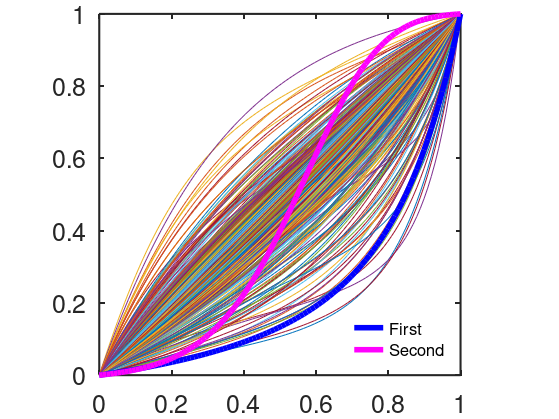

The MATLAB script that drew this image: (Note: this script raises an error after producing the figure.)

% Resample for time warping functions

clear all; close all;
addpath('supplement\');
%%%%%%%%%%%%%%%%%%%%%%%%%%%%%%%%%%%%%%%%%%%%%%%%%%%%%%%%%%%%%%%%%%%%%%%%%%%%%%%%%%%%%%%%%%%%%%%%%%%%%%%%%%%
%%% Step 1: Random 500 warping functions 
%%%%%%%%%%%%%%%%%%%%%%%%%%%%%%%%%%%%%%%%%%%%%%%%%%%%%%%%%%%%%%%%%%%%%%%%%%%%%%%%%%%%%%%%%%%%%%%%%%%%%%%%%%%
lsize = 16; % Label fontsize
nsize = 18; % Axis fontsize
d = 100;
t = linspace(0,1,d);
time_diff = mean(diff(t));
N = 500; % total number of simulated warping functions


rng(6677);
a = exprnd(1/3,[N,1]);
b = chi2rnd(3,[N,1]);
c = gamrnd(0.5,2,[N,1]);
d2 = exprnd(1/3,[N,1]);

for i =1:N
    r1(i,:) = (exp(a(i)*t)-1)/(exp(a(i))-1);
    r2(i,:) = (exp(b(i)*t)-1)/(exp(b(i))-1); 
    temp(i,:) = (exp(-c(i)*t)-1)/(exp(-c(i))-1);
    r3(i,:) = (exp(d2(i)*temp(i,:))-1)/(exp(d2(i))-1); 
    e = rand(2,1); e1 = e(1); e2 = max(e(2)-e(1),0); e3 = 1-e1-e2;
    r(i,:) = e1*r1(i,:)+e2*r2(i,:)+e3*r3(i,:);
    repo_e(i,:) = [e1,e2,e3];
end
figure(1); clf; % plot the simulated warping functions
h = plot(t,r);
axis equal;
ylim([0,1]);
xlim([0,1]);
set(gca, 'Fontsize', nsize,'linewidth', 1.5)
set(gcf,'paperpositionmode','auto');
set(gcf,'windowstyle','normal');
set(gca,'LooseInset',max(get(gca,'TightInset'), 0.02))
set(gca,'fontweight','normal')
opts.Colors     = get(groot,'defaultAxesColorOrder');
opts.saveFolder = 'img/';
opts.width      = 12;
opts.height     = 10;
opts.fontType   = 'Times';
xticks([0 0.2 0.4 0.6 0.8 1]);

%%%%%%%%%%%%%%%%%%%%%%%%%%%%%%%%%%%%%%%%%%%%%%%%%%%%%%%%%%%%%%%%%%%%%%%%%%%%%%%%%%%%%%%%%%%%%%%%%%%%%%%%%%%
%%% Step 2: Project warping function into H(0,1) space
%%%%%%%%%%%%%%%%%%%%%%%%%%%%%%%%%%%%%%%%%%%%%%%%%%%%%%%%%%%%%%%%%%%%%%%%%%%%%%%%%%%%%%%%%%%%%%%%%%%%%%%%%%%
% 1). transform to PDF space
for i = 1: N
     q(i,:) = repo_e(i,1)*(exp(a(i)*t)*a(i))/(exp(a(i))-1)+repo_e(i,2)*(exp(b(i)*t)*b(i))/(exp(b(i))-1)+repo_e(i,3)*(exp(d2(i)*temp(i,:))*d2(i))/(exp(d2(i))-1).*(exp(-c(i)*t)*(-c(i)))/(exp(-c(i))-1);  
end

% 2). transform to H(0,1) space
for i = 1:N
    v(i,:) = log(q(i,:))-trapz(t, log(q(i,:)));
end

% figure(2); clf; % plot the clr transformed warping functions
% plot(t,v);
% pbaspect([1 1 1]);
% set(gca, 'Fontsize', nsize,'linewidth', 1.5)
% set(gcf,'paperpositionmode','auto');
% set(gcf,'windowstyle','normal');
% set(gca,'LooseInset',max(get(gca,'TightInset'), 0.02))
% set(gca,'fontweight','normal')
% opts.Colors     = get(groot,'defaultAxesColorOrder');
% opts.saveFolder = 'img/';
% opts.width      = 12;
% opts.height     = 10;
% opts.fontType   = 'Times';
% xticks([0 0.2 0.4 0.6 0.8 1]);

%%%%%%%%%%%%%%%%%%%%%%%%%%%%%%%%%%%%%%%%%%%%%%%%%%%%%%%%%%%%%%%%%%%%%%%%%%%%%%%%%%%%%%%%%%%%%%%%%%%%%%%%%%%
%%% Step 3: fPCA
%%%%%%%%%%%%%%%%%%%%%%%%%%%%%%%%%%%%%%%%%%%%%%%%%%%%%%%%%%%%%%%%%%%%%%%%%%%%%%%%%%%%%%%%%%%%%%%%%%%%%%%%%%%
mu = mean(v);
C = cov(v);
[U, S, V] = svd(C);
S = S*time_diff;

dn =5;
for j = 1:dn
    U1(j,:) = U(:,j);
    U1(j,:) = U1(j,:)/sqrt(trapz(t, U1(j,:).^2)); 
end

U1_phi = exp(U1(1,:))./(trapz(t,exp(U1(1,:))));
U1_w = cumsum(U1_phi,2)./sum(U1_phi,2);
U1_w = normalize(U1_w,'range');
U2_phi = exp(U1(2,:))./(trapz(t,exp(U1(2,:))));
U2_w= cumsum(U2_phi,2)./sum(U2_phi,2);
U2_w = normalize(U2_w,'range');

figure(1); %plot the first and second pc
hold on;
FIG(1)=plot(t,U1_w, 'b', 'linewidth', 4);
FIG(2)=plot(t,U2_w, 'm', 'linewidth', 4);
legend(FIG([1 2]),{'First','Second'},'location','Southeast','FontSize',12,'Box','off');

%use pca for reconstruction get the coeff hist 
coeff1 = trapz(t, (v-mu).*U1(1,:),2);
coeff2 = trapz(t, (v-mu).*U1(2,:),2);

figure (4); clf;
h = histogram(coeff1,20);
h(1).FaceColor = [0 .5 .5];
pbaspect([1 1 1]);
set(gca, 'Fontsize', nsize,'linewidth', 1.5)
set(gcf,'paperpositionmode','auto');
set(gcf,'windowstyle','normal');
set(gca,'LooseInset',max(get(gca,'TightInset'), 0.02))
set(gca,'fontweight','normal')
opts.Colors     = get(groot,'defaultAxesColorOrder');
opts.saveFolder = 'img/';
opts.width      = 12;
opts.height     = 10;
opts.fontType   = 'Times';

figure (5); clf;
h = histogram(coeff2,20);
h(1).FaceColor = [0 .5 .5];
pbaspect([1 1 1]);
set(gca, 'Fontsize', nsize,'linewidth', 1.5)
set(gcf,'paperpositionmode','auto');
set(gcf,'windowstyle','normal');
set(gca,'LooseInset',max(get(gca,'TightInset'), 0.02))
set(gca,'fontweight','normal')
opts.Colors     = get(groot,'defaultAxesColorOrder');
opts.saveFolder = 'img/';
opts.width      = 12;
opts.height     = 10;
opts.fontType   = 'Times';

prolambda = S(1,1)/S(2,2);
pd1 = fitdist(coeff1,'Kernel');
pd2 = fitdist(coeff2,'Kernel');

%%%%%%%%%%%%%%%%%%%%%%%%%%%%%%%%%%%%%%%%%%%%%%%%%%%%%%%%%%%%%%%%%%%%%%%%%%%%%%%%%%%%%%%%%%%%%%%%%%%%%%%%%%%    
%%% Step 4: resampling
%%%%%%%%%%%%%%%%%%%%%%%%%%%%%%%%%%%%%%%%%%%%%%%%%%%%%%%%%%%%%%%%%%%%%%%%%%%%%%%%%%%%%%%%%%%%%%%%%%%%%%%%%%%
n = 500;
x_new2 = random(pd1,[n,1]).*U1(1,:)+random(pd2,[n,1]).*U1(2,:);
x_new2 = x_new2 +mu;
% figure (6);clf;
% plot(t, x_new2);
% xticks([0 0.2 0.4 0.6 0.8 1]);
% set(gca, 'Fontsize', nsize,'linewidth', 1.5)
% set(gcf,'paperpositionmode','auto');
% set(gcf,'windowstyle','normal');
% set(gca,'LooseInset',max(get(gca,'TightInset'), 0.02))
% set(gca,'fontweight','normal')
% opts.Colors     = get(groot,'defaultAxesColorOrder');
% opts.saveFolder = 'img/';
% opts.width      = 12;
% opts.height     = 10;
% opts.fontType   = 'Times';
% pbaspect([1 1 1]);

theta_B3 = exp(x_new2)./(trapz(t,exp(x_new2),2));
xnew_theta2= cumsum(theta_B3,2)./sum(theta_B3,2);
xnew_theta2=normalize(xnew_theta2','range');
figure (7);clf;
plot(t, xnew_theta2);
axis equal;
ylim([0,1]);
xlim([0,1]);
xticks([0 0.2 0.4 0.6 0.8 1]);
set(gca, 'Fontsize', nsize,'linewidth', 1.5)
set(gcf,'paperpositionmode','auto');
set(gcf,'windowstyle','normal');
set(gca,'LooseInset',max(get(gca,'TightInset'), 0.02))
set(gca,'fontweight','normal')
opts.Colors     = get(groot,'defaultAxesColorOrder');
opts.saveFolder = 'img/';
opts.width      = 12;
opts.height     = 10;
opts.fontType   = 'Times';

figure (8);clf;
for i =1:100
    eigenvalue(i) = S(i,i);
end
plot(cumsum(eigenvalue(1:10))/sum(eigenvalue),'linewidth', 1.5);
set(gca, 'Fontsize', nsize,'linewidth', 1.5)
set(gcf,'paperpositionmode','auto');
set(gcf,'windowstyle','normal');
set(gca,'LooseInset',max(get(gca,'TightInset'), 0.02))
set(gca,'fontweight','normal')
opts.Colors     = get(groot,'defaultAxesColorOrder');
opts.saveFolder = 'img/';
opts.width      = 12;
opts.height     = 10;
opts.fontType   = 'Times';
xlim([1,10]);
ylim([0 1]);
xticks([1 2 3 4 5 6 7 8 9 10]);
xlabel('Number of Principal Components');
ylabel('Fraction of explained variation')

axes('Position',[.3 .6 .3 .3])
box on
plot(cumsum(eigenvalue(1:5))/sum(eigenvalue),'linewidth', 1.5);
xlim([1,5]);
xticks([1 2 3 4 5]);
set(gca, 'Fontsize', lsize,'linewidth', 1.5)
set(gcf,'paperpositionmode','auto');
set(gcf,'windowstyle','normal');
set(gca,'LooseInset',max(get(gca,'TightInset'), 0.02))
set(gca,'fontweight','normal')
opts.Colors     = get(groot,'defaultAxesColorOrder');
opts.saveFolder = 'img/';
opts.width      = 12;
opts.height     = 10;
opts.fontType   = 'Times';